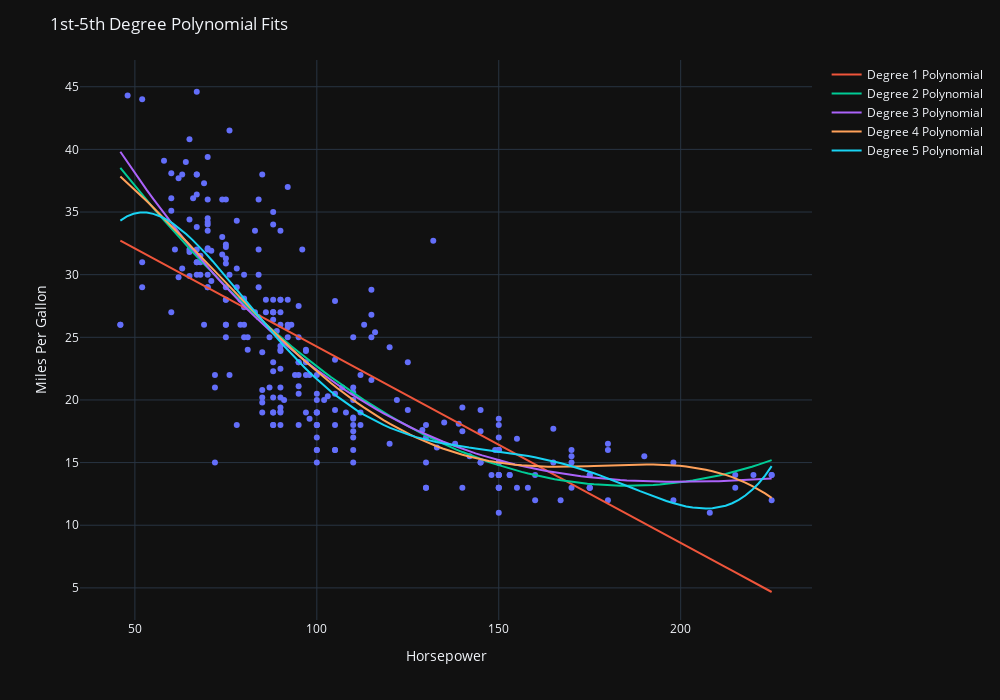

The notebook cell this image was saved under:
### Code cell
#Create new figure of training data to keep things clean
fig2 = go.Figure(px.scatter(x=X_train['horsepower'], y=y_train))

#Add traces for degree 1-6 linear regressions
x_range2 = np.linspace(X1.min(), X1.max(), 100).reshape(-1, 1)

for i in range(1,6):
    pipe3 = Pipeline([
        ('poly_features', PolynomialFeatures(degree=i)),
        ('lin_reg', LinearRegression())
    ])
    pipe3.fit(X1.values, y_train)
    y_pipe3 = pipe3.predict(x_range2.reshape(-1,1))
    fig2.add_trace(go.Scatter(x=x_range2.squeeze(), y=y_pipe3, name = f'Degree {i} Polynomial'))

#Formatting
fig2.update_layout(
    title=dict(text='1st-5th Degree Polynomial Fits'),
    xaxis=dict(title=dict(text='Horsepower')),
    yaxis=dict(title=dict(text='Miles Per Gallon'))
)
fig2.update_layout(width=1000, height=700)
fig2.update_layout(template='plotly_dark')

fig2.show()
